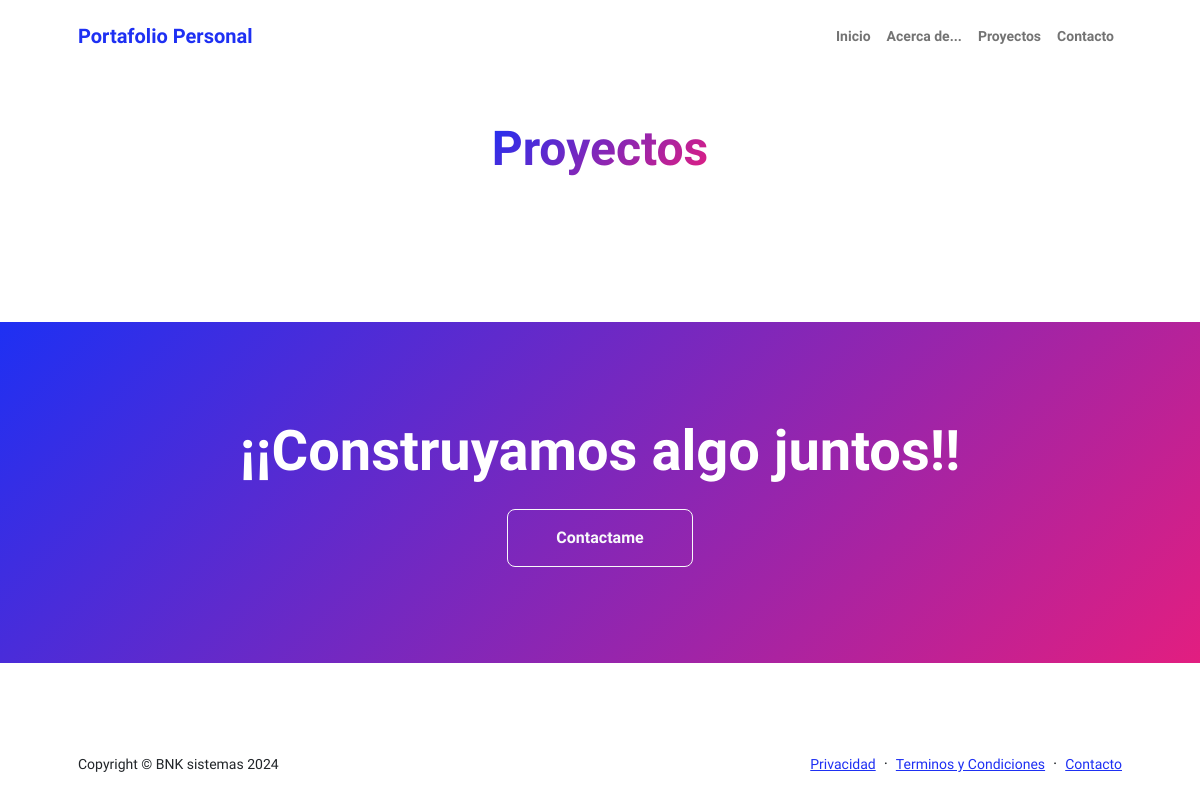
The app's page /proyectos/projects/, older data.
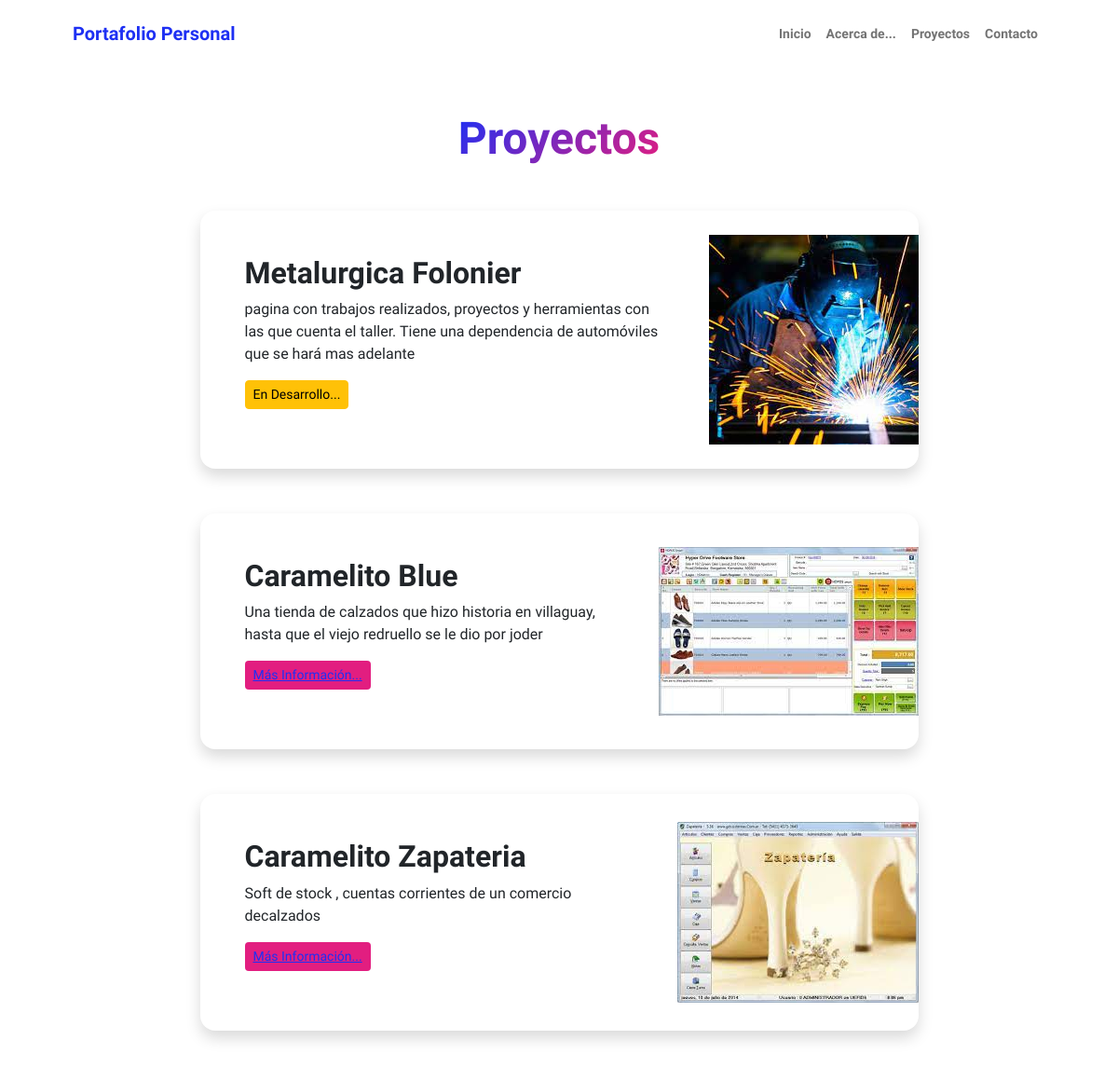
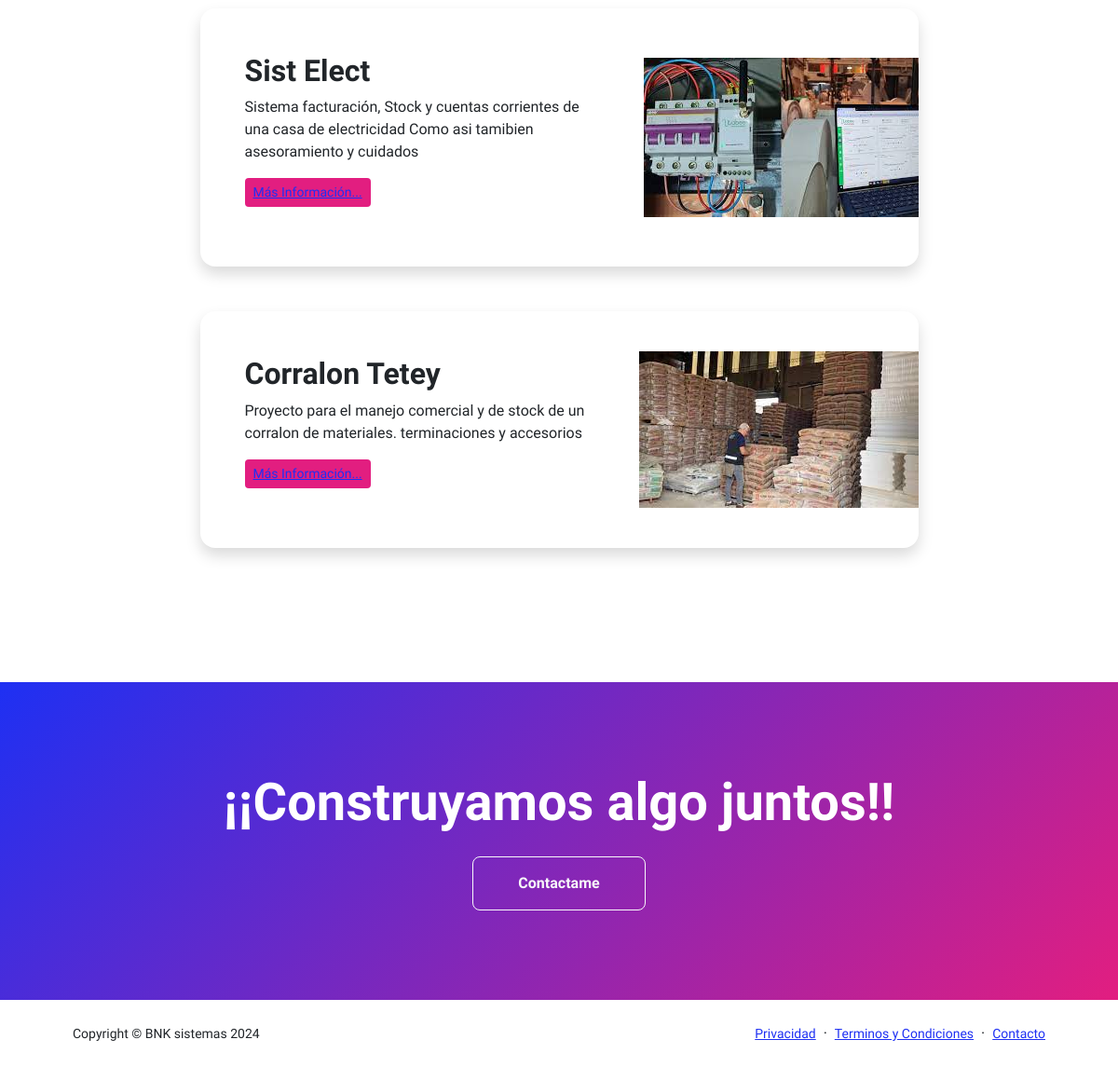
The same page, newer data (2 pictures, top to bottom).
### proyectos/models.py (models this page shows, shortened)
class Project(models.Model):
    title = models.CharField(max_length=150, verbose_name='Título')
    description = models.TextField(verbose_name='Descripción')
    image = models.ImageField(upload_to='proyectos', verbose_name='Imagen')
    link = models.URLField(max_length=180, blank=True, null=True, verbose_name='Enlace')
    created = models.DateTimeField(auto_now_add=True, verbose_name='Fecha Creación')
    updated = models.DateTimeField(auto_now=True, verbose_name='Fecha Modificación')
    class Meta:
        verbose_name = 'proyecto'
        verbose_name_plural = 'proyectos'
        db_table = "proyects"
        ordering = ['-created']

### proyectos/views.py (the view)
# urls.py: path('projects/',projects, name="projects"),
def projects(request):
    projects = Project.objects.all()
    data = {
        'projects': projects
    }
    return render(request, 'proyectos/projects.html', data)

### proyectos/templates/proyectos/projects.html (shortened to what this page needs)
{% extends "core/base.html" %}
{% load static %}
{% block content %}
<section class="py-5">
    <div class="container px-5 mb-5">
        <div class="text-center mb-5">
            <h1 class="display-5 fw-bolder mb-0"><span class="text-gradient d-inline">Proyectos</span></h1>
        </div>
        <div class="row gx-5 justify-content-center">
            <div class="col-lg-11 col-xl-9 col-xxl-8">
                {% for project in projects %}
                    <div class="card overflow-hidden shadow rounded-4 border-0 mb-5">
                        <div class="card-body p-0">
                            <div class="d-flex align-items-center">
                                <div class="p-5">
                                    <h2 class="fw-bolder">{{project.title}}</h2>
                                    <p>{{project.description}} </p>
                                    {% if project.link %}
                                        <p class="btn btn-sm bg-secondary"> <a href="{{project.link}}">Más Información... </a></p>
                                    {% else %}
                                        <p class="btn btn-sm btn-warning">En Desarrollo...</p>
                                    {% endif %}
                                </div>
                                <img class="img-fluid" src="{{project.image.url}}" alt="..." />
                            </div>
                        </div>
                    </div>
                {% endfor %}
            </div>
        </div>
    </div>
</section>
<section class="py-5 bg-gradient-primary-to-secondary text-white">
    <div class="container px-5 my-5">
        <div class="text-center">
            <h2 class="display-4 fw-bolder mb-4">¡¡Construyamos algo juntos!!</h2>
            <a class="btn btn-outline-light btn-lg px-5 py-3 fs-6 fw-bolder" href="{% url 'contact' %}">Contactame</a>
        </div>
    </div>
</section>
{% endblock content %}

### core/templates/core/base.html (shortened to what this page needs)
<!DOCTYPE html>
<html lang="es">
    <head>
        {% load static %}
        <link href="https://cdn.jsdelivr.net/npm/bootstrap-icons@1.8.1/font/bootstrap-icons.css" rel="stylesheet" />
        <link rel="stylesheet" href="{% static 'core/css/styles.css' %}" />
    </head>
    <body class="d-flex flex-column h-100">
        <main class="flex-shrink-0">
            <nav class="navbar navbar-expand-lg navbar-light bg-white py-3">
                <div class="container px-5">
                    <a class="navbar-brand" href="{% url 'home' %}"><span class="fw-bolder text-primary">Portafolio Personal</span></a>
                    <div class="collapse navbar-collapse" id="navbarSupportedContent">
                        <ul class="navbar-nav ms-auto mb-2 mb-lg-0 small fw-bolder">
                            <li class="nav-item"><a class="nav-link" href="{% url 'home' %}">Inicio</a></li>
                            <li class="nav-item"><a class="nav-link" href="{% url 'about' %}">Acerca de...</a></li>
                            <li class="nav-item"><a class="nav-link" href="{% url 'projects' %}">Proyectos</a></li>
                            <li class="nav-item"><a class="nav-link" href="{% url 'contact' %}">Contacto</a></li>
                        </ul>
                    </div>
                </div>
            </nav>
            {% block content %} {% endblock %}
        </main>
        <footer class="bg-white py-4 mt-auto">
            <div class="container px-5">
                <div class="row align-items-center justify-content-between flex-column flex-sm-row">
                    <div class="col-auto"><div class="small m-0">Copyright &copy; BNK sistemas 2024</div></div>
                    <div class="col-auto">
                        <a class="small" href="#!">Privacidad</a>
                        <span class="mx-1">&middot;</span>
                        <a class="small" href="#!">Terminos y Condiciones</a>
                        <span class="mx-1">&middot;</span>
                        <a class="small" href="#!">Contacto</a>
                    </div>
                </div>
            </div>
        </footer>
    </body>
    </html>

Row changes from the older to the newer data that the page shows:
added Project: title "Metalurgica Folonier", description "pagina con trabajos realizados, proyectos y herramientas con las que cuenta el taller. Tiene una dependencia de automóviles que se hará mas adelante", shows "En Desarrollo...", image (picture)
added Project: title "Caramelito Blue", description "Una tienda de calzados que hizo historia en villaguay, hasta que el viejo redruello se le dio por joder", image (picture)
added Project: title "Caramelito Zapateria", description "Soft de stock , cuentas corrientes de un comercio decalzados", image (picture)
added Project: title "Sist Elect", description "Sistema facturación, Stock y cuentas corrientes de una casa de electricidad Como asi tamibien asesoramiento y cuidados", image (picture)
added Project: title "Corralon Tetey", description "Proyecto para el manejo comercial y de stock de un corralon de materiales. terminaciones y accesorios", image (picture)
